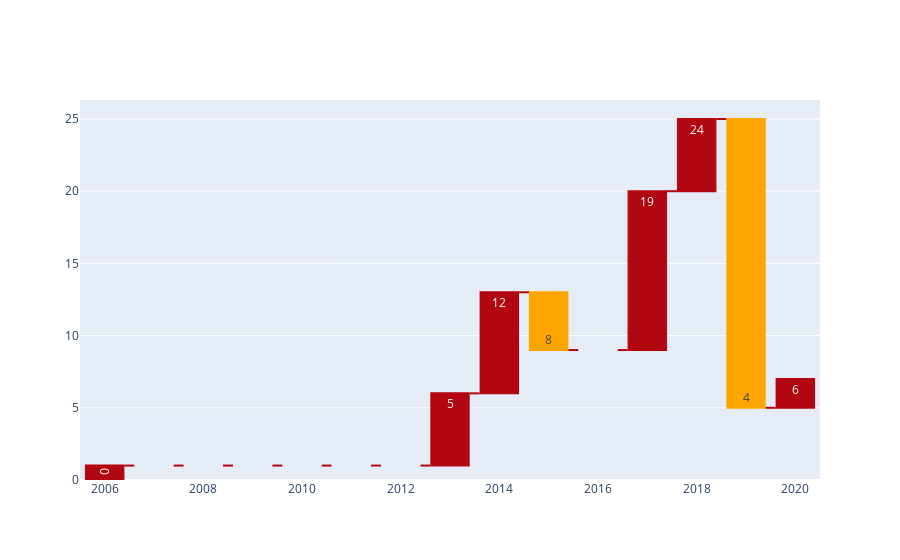

The code cell stored with this chart in its notebook:
### Code cell
resign = [ employee_activities['Jumlah_resign'][i] - employee_activities['Jumlah_resign'][i-1] for i in range(1,len(employee_activities['Jumlah_resign'])) ]
resign = [1] + resign

go.Figure(go.Waterfall(
    name = "Movie", orientation = "v", 
    x =employee_activities['Tahun'] ,
    textposition = "auto",
    text = employee_activities['Jumlah_resign'],
    y = resign,
    connector = {"line":{"color":"#b20710"}},
    increasing = {"marker":{"color":"#b20710"}},
    decreasing = {"marker":{"color":"orange"}},
))

### Figure 1 — Plotly figure (JSON) as saved in the notebook; plotly's stock layout.template omitted (floating-point values rounded to 4 significant figures)
{"data": [{"connector": {"line": {"color": "#b20710"}}, "decreasing": {"marker": {"color": "orange"}}, "increasing": {"marker": {"color": "#b20710"}}, "name": "Movie", "orientation": "v", "text": [0, 0, 0, 0, 0, 0, 0, 5, 12, 8, 8, 19, 24, 4, 6], "textposition": "auto", "type": "waterfall", "x": [2006, 2007, 2008, 2009, 2010, 2011, 2012, 2013, 2014, 2015, 2016, 2017, 2018, 2019, 2020], "y": [1, 0, 0, 0, 0, 0, 0, 5, 7, -4, 0, 11, 5, -20, 2]}], "layout": {}}
